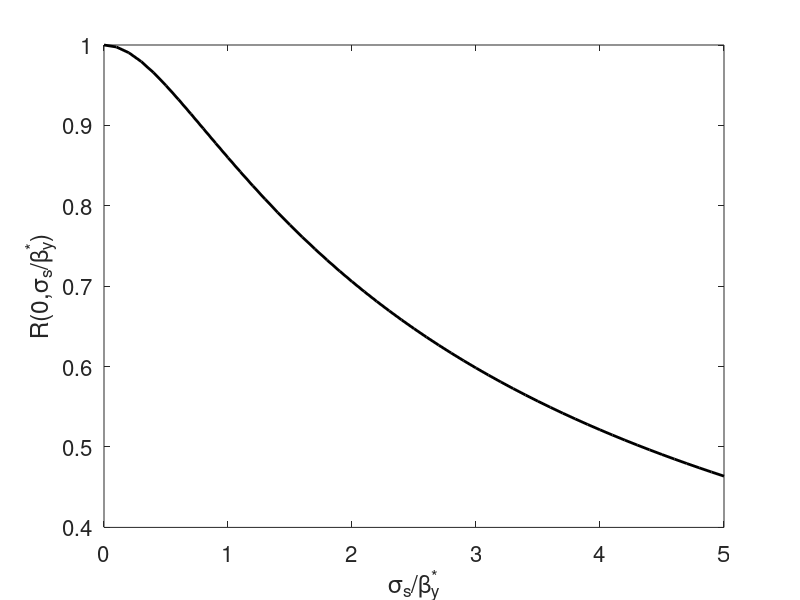

Here is the MATLAB script that generated this plot:
% hourglass.m for symmetric transparent beams, V. Ziemann, 240829
clear; hold off
a=0:0.1:5;              % sigma_s/beta_y
R=zeros(length(a),1);   % Hourglass reduction factor
for k=1:length(a)
  integrand=@(u)exp(-u.^2)./sqrt(1+a(k)^2.*u.^2);
  R(k)=2*integral(integrand,0,Inf)/sqrt(pi);
end
plot(a,R,'k','LineWidth',2)
xlabel('\sigma_s/\beta^*_y'); ylabel('R(0,\sigma_s/\beta^*_y)')
set(gca,'FontSize',16)